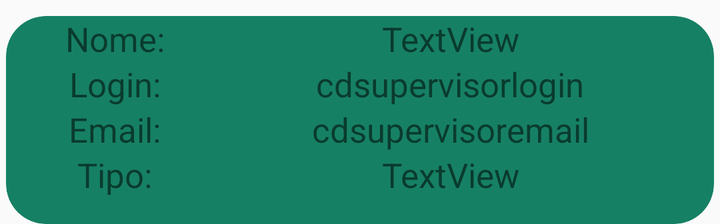
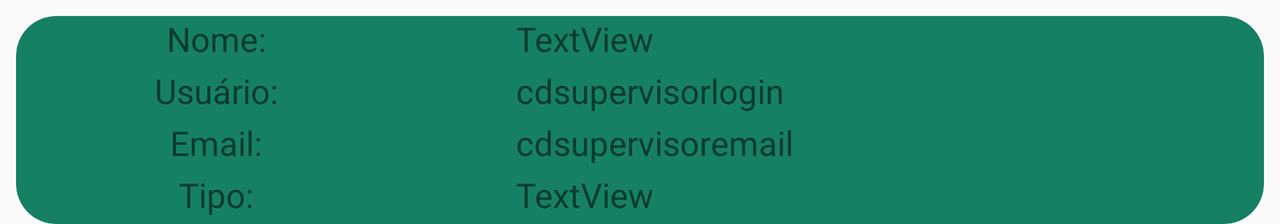

Compare how this app lays out the same screen by default and in its alternative resource folder. The renders come first, then the two layout files and the values they reference.
<!-- AndroidManifest.xml: application theme Theme.AppCompat.Light.NoActionBar -->
<!-- res/layout/supervisorcelula.xml -->
<?xml version="1.0" encoding="utf-8"?>
<androidx.constraintlayout.widget.ConstraintLayout xmlns:android="http://schemas.android.com/apk/res/android"
    xmlns:app="http://schemas.android.com/apk/res-auto"
    xmlns:tools="http://schemas.android.com/tools"
    android:layout_width="match_parent"
    android:layout_height="wrap_content">

    <androidx.cardview.widget.CardView
        android:id="@+id/cardView"
        android:layout_width="354dp"
        android:layout_height="104dp"
        android:layout_marginStart="8dp"
        android:layout_marginTop="8dp"
        android:layout_marginEnd="8dp"
        app:cardBackgroundColor="#168065"
        app:cardCornerRadius="20dp"
        app:cardElevation="0dp"
        app:layout_constraintEnd_toEndOf="parent"
        app:layout_constraintStart_toStartOf="parent"
        app:layout_constraintTop_toTopOf="parent">

        <LinearLayout
            android:layout_width="match_parent"
            android:layout_height="match_parent"
            android:orientation="horizontal">

            <LinearLayout
                android:layout_width="109dp"
                android:layout_height="97dp"
                android:orientation="vertical">

                <TextView
                    android:id="@+id/textView8"
                    android:layout_width="match_parent"
                    android:layout_height="wrap_content"
                    android:text="Nome:"
                    android:textAlignment="center"
                    android:textSize="17sp" />

                <TextView
                    android:id="@+id/textView7"
                    android:layout_width="match_parent"
                    android:layout_height="wrap_content"
                    android:text="Login:"
                    android:textAlignment="center"
                    android:textSize="17sp" />

                <TextView
                    android:id="@+id/textView6"
                    android:layout_width="match_parent"
                    android:layout_height="wrap_content"
                    android:text="Email:"
                    android:textAlignment="center"
                    android:textSize="17sp" />

                <TextView
                    android:id="@+id/textView5"
                    android:layout_width="match_parent"
                    android:layout_height="wrap_content"
                    android:text="Tipo:"
                    android:textAlignment="center"
                    android:textSize="17sp" />
            </LinearLayout>

            <LinearLayout
                android:layout_width="226dp"
                android:layout_height="wrap_content"
                android:orientation="vertical">

                <TextView
                    android:id="@+id/cdsupervisornome"
                    android:layout_width="match_parent"
                    android:layout_height="wrap_content"
                    android:text="TextView"
                    android:textAlignment="center"
                    android:textSize="17sp" />

                <TextView
                    android:id="@+id/cdsupervisorlogin"
                    android:layout_width="match_parent"
                    android:layout_height="wrap_content"
                    android:text="cdsupervisorlogin"
                    android:textAlignment="center"
                    android:textSize="17sp" />

                <TextView
                    android:id="@+id/cdsupervisoremail"
                    android:layout_width="match_parent"
                    android:layout_height="wrap_content"
                    android:text="cdsupervisoremail"
                    android:textAlignment="center"
                    android:textSize="17sp" />

                <TextView
                    android:id="@+id/cdsupervisortipo"
                    android:layout_width="match_parent"
                    android:layout_height="wrap_content"
                    android:text="TextView"
                    android:textAlignment="center"
                    android:textSize="17sp" />

            </LinearLayout>

        </LinearLayout>

    </androidx.cardview.widget.CardView>
</androidx.constraintlayout.widget.ConstraintLayout>
<!-- resources referenced by this layout -->
<resources>

</resources>
<!-- res/layout-land/supervisorcelula.xml (the repository's variant of the layout above) -->
<!-- drawn on the phone turned sideways -->
<?xml version="1.0" encoding="utf-8"?>
<androidx.constraintlayout.widget.ConstraintLayout xmlns:android="http://schemas.android.com/apk/res/android"
    xmlns:app="http://schemas.android.com/apk/res-auto"
    xmlns:tools="http://schemas.android.com/tools"
    android:layout_width="match_parent"
    android:layout_height="wrap_content"
    android:orientation="horizontal">

    <androidx.cardview.widget.CardView
        android:id="@+id/cardView"
        android:layout_width="match_parent"
        android:layout_height="104dp"
        android:layout_marginStart="8dp"
        android:layout_marginTop="8dp"
        android:layout_marginEnd="8dp"
        app:cardBackgroundColor="#168065"
        app:cardCornerRadius="20dp"
        app:cardElevation="0dp"
        app:layout_constraintEnd_toEndOf="parent"
        app:layout_constraintStart_toStartOf="parent"
        app:layout_constraintTop_toTopOf="parent">

        <LinearLayout
            android:layout_width="match_parent"
            android:layout_height="wrap_content"
            android:orientation="horizontal">

            <LinearLayout
                android:layout_width="200dp"
                android:layout_height="100dp"
                android:orientation="vertical">

                <TextView
                    android:id="@+id/textView8"
                    android:layout_width="match_parent"
                    android:layout_height="26dp"
                    android:text="Nome:"
                    android:textAlignment="center"
                    android:textSize="17sp" />

                <TextView
                    android:id="@+id/textView7"
                    android:layout_width="match_parent"
                    android:layout_height="26dp"
                    android:text="Usuário:"
                    android:textAlignment="center"
                    android:textSize="17sp" />

                <TextView
                    android:id="@+id/textView6"
                    android:layout_width="match_parent"
                    android:layout_height="26dp"
                    android:text="Email:"
                    android:textAlignment="center"
                    android:textSize="17sp" />

                <TextView
                    android:id="@+id/textView5"
                    android:layout_width="match_parent"
                    android:layout_height="26dp"
                    android:text="Tipo:"
                    android:textAlignment="center"
                    android:textSize="17sp" />
            </LinearLayout>

            <LinearLayout
                android:layout_width="match_parent"
                android:layout_height="match_parent"
                android:orientation="vertical">

                <TextView
                    android:id="@+id/cdsupervisornome"
                    android:layout_width="match_parent"
                    android:layout_height="26dp"
                    android:text="TextView"
                    android:textAlignment="inherit"
                    android:textSize="17sp"
                    android:paddingLeft="50dp"/>

                <TextView
                    android:id="@+id/cdsupervisorlogin"
                    android:layout_width="match_parent"
                    android:layout_height="26dp"
                    android:text="cdsupervisorlogin"
                    android:textAlignment="inherit"
                    android:textSize="17sp"
                    android:paddingLeft="50dp"/>

                <TextView
                    android:id="@+id/cdsupervisoremail"
                    android:layout_width="match_parent"
                    android:layout_height="26dp"
                    android:text="cdsupervisoremail"
                    android:textAlignment="inherit"
                    android:textSize="17sp"
                    android:paddingLeft="50dp"/>

                <TextView
                    android:id="@+id/cdsupervisortipo"
                    android:layout_width="match_parent"
                    android:layout_height="26dp"
                    android:text="TextView"
                    android:textAlignment="inherit"
                    android:textSize="17sp"
                    android:paddingLeft="50dp"/>

            </LinearLayout>

        </LinearLayout>

    </androidx.cardview.widget.CardView>
</androidx.constraintlayout.widget.ConstraintLayout>
